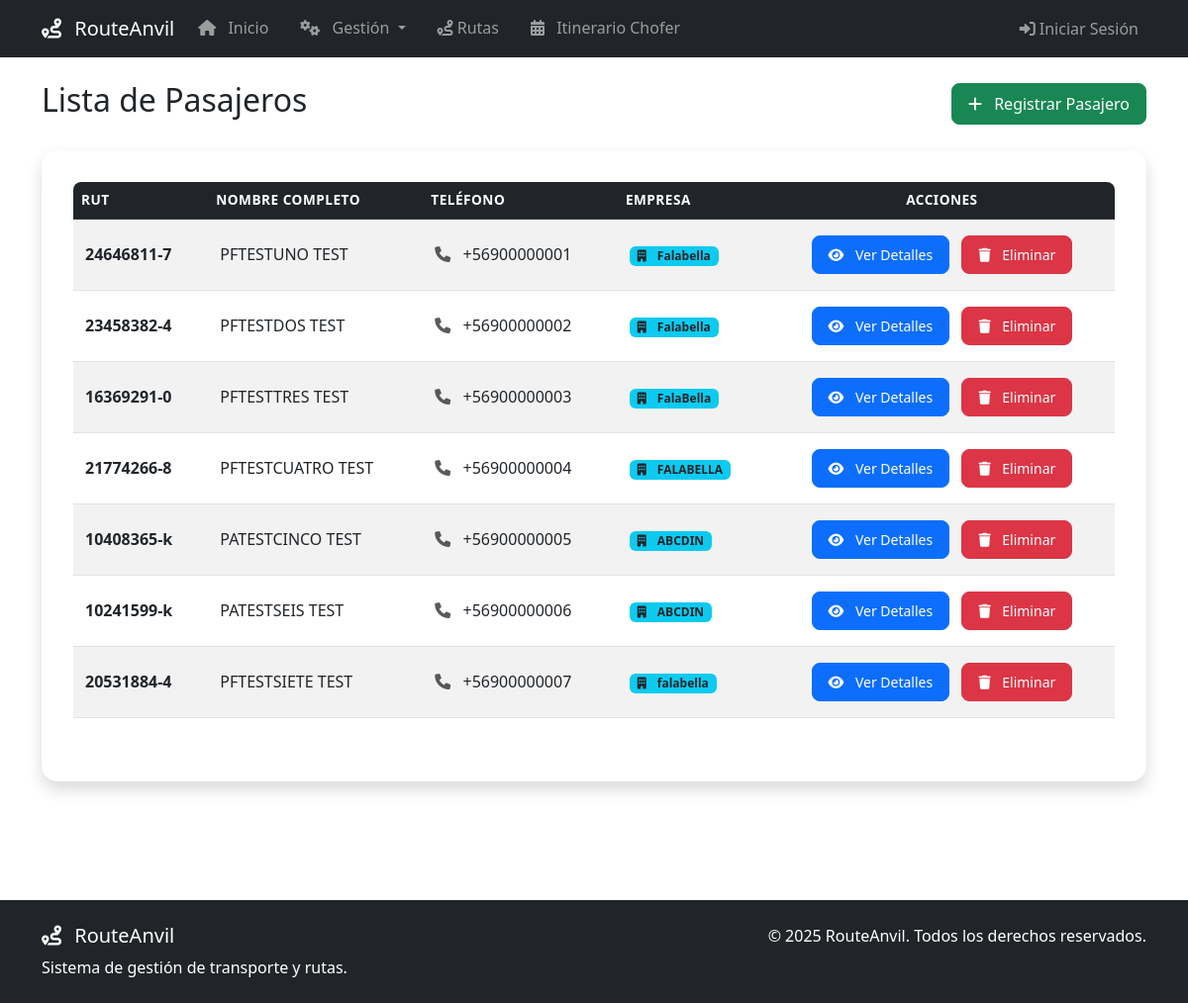
/pasajeros/, run on the app's committed database.
### RouteAnvil/models.py (models this page shows, shortened)
class Pasajero(models.Model):
    id_pasajero = models.UUIDField(primary_key=True, default=uuid.uuid4, verbose_name="ID Pasajero")
    rut = models.CharField(max_length=12, unique=True, verbose_name="RUT")
    nombre = models.CharField(max_length=45, verbose_name="Nombre")
    apellido = models.CharField(max_length=45, verbose_name="Apellido")
    telefono = models.CharField(max_length=15, verbose_name="Telefono")
    empresa_trabajo = models.CharField(max_length=45, verbose_name="Empresa de Trabajo")
    paradero_deseado = models.ForeignKey(Parada, on_delete=models.SET_NULL, null=True, blank=True, related_name='paradero_deseado',verbose_name="Paradero deseado")

### RouteAnvil/views.py (the view)
# urls.py: path('pasajeros/', views.pasajeros_lista, name='pasajeros_lista'),
def pasajeros_lista(request):
    pasajeros = Pasajero.objects.all()
    return render(request, 'pasajeros/pasajero_lista.html', {'pasajeros': pasajeros})

### RouteAnvil/templates/pasajeros/pasajero_lista.html (shortened to what this page needs)
{% extends "base.html" %}
{% load static %}
{% block contenido %}
<div class="d-flex justify-content-between align-items-center mb-4">
    <h2 class="text-dark">Lista de Pasajeros</h2>
    <a href="{% url 'pasajero_crear' %}" class="btn btn-success">
        <i class="fas fa-plus"></i> Registrar Pasajero
    </a>
</div>
<div class="card shadow">
    <div class="card-body">
        {% if pasajeros %}
            <div class="table-responsive">
                <table class="table table-striped table-hover">
                    <thead class="table-dark">
                        <tr>
                            <th scope="col">RUT</th>
                            <th scope="col">Nombre Completo</th>
                            <th scope="col">Teléfono</th>
                            <th scope="col">Empresa</th>
                            <th scope="col" class="text-center">Acciones</th>
                        </tr>
                    </thead>
                    <tbody>
                    {% for pasajero in pasajeros %}
                        <tr>
                            <td><strong>{{ pasajero.rut }}</strong></td>
                            <td>{{ pasajero.nombre }} {{ pasajero.apellido }}</td>
                            <td>
                                <i class="fas fa-phone text-muted"></i> {{ pasajero.telefono }}
                            </td>
                            <td>
                                <span class="badge bg-info text-dark">
                                    <i class="fas fa-building"></i> {{ pasajero.empresa_trabajo }}
                                </span>
                            </td>
                            <td class="text-center">
                                <a href="{% url 'pasajero_detalles' pasajero.id_pasajero %}"
                                   class="btn btn-primary btn-sm me-2">
                                    <i class="fas fa-eye"></i> Ver Detalles
                                </a>
                                <form method="post" action="{% url 'pasajero_eliminar' pasajero.id_pasajero %}"
                                      style="display: inline-block;"
                                      onsubmit="return confirm('¿Estás seguro de que deseas eliminar este pasajero?')">
                                    <button type="submit" class="btn btn-danger btn-sm">
                                        <i class="fas fa-trash"></i> Eliminar
                                    </button>
                                </form>
                            </td>
                        </tr>
                    {% endfor %}
                    </tbody>
                </table>
            </div>
        {% else %}
            <div class="alert alert-info text-center" role="alert">
                <i class="fas fa-info-circle"></i>
                <h5>No hay pasajeros registrados</h5>
            </div>
        {% endif %}
    </div>
</div>
{% endblock contenido %}

### RouteAnvil/static/css/style.css (style rules this page uses)
.table-responsive { border-radius: 0.5rem; overflow: hidden; }
.card { border: none; border-radius: 1rem; margin-bottom: 3rem; }
.card-body { padding: 2rem; margin-bottom: 1rem; }
.btn { border-radius: 0.5rem; padding: 0.5rem 1rem; transition: all 0.3s ease; }
.table th { font-weight: 600; text-transform: uppercase; font-size: 0.85rem; letter-spacing: 0.5px; }
.table td { vertical-align: middle; padding: 1rem 0.75rem; }
.fas { margin-right: 0.5rem; }
html, body { height: 100%; }
body { display: flex; flex-direction: column; }

### data on the page
Pasajero: rut "24646811-7", nombre "PFTESTUNO", apellido "TEST", telefono "+56900000001", empresa_trabajo "Falabella"
Pasajero: rut "23458382-4", nombre "PFTESTDOS", apellido "TEST", telefono "+56900000002", empresa_trabajo "Falabella"
Pasajero: rut "16369291-0", nombre "PFTESTTRES", apellido "TEST", telefono "+56900000003", empresa_trabajo "FalaBella"
Pasajero: rut "21774266-8", nombre "PFTESTCUATRO", apellido "TEST", telefono "+56900000004", empresa_trabajo "FALABELLA"
Pasajero: rut "10408365-k", nombre "PATESTCINCO", apellido "TEST", telefono "+56900000005", empresa_trabajo "ABCDIN"
Pasajero: rut "10241599-k", nombre "PATESTSEIS", apellido "TEST", telefono "+56900000006", empresa_trabajo "ABCDIN"
Pasajero: rut "20531884-4", nombre "PFTESTSIETE", apellido "TEST", telefono "+56900000007", empresa_trabajo "falabella"
